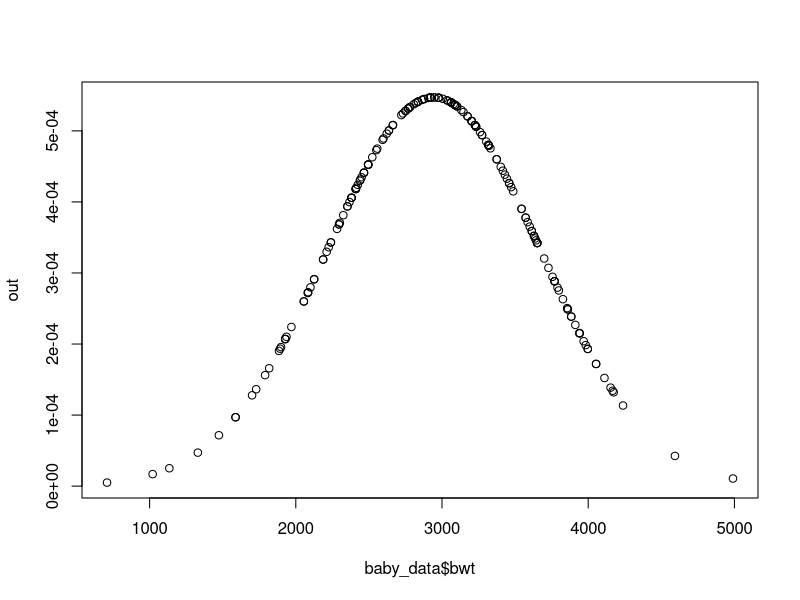

This chart was generated by the following R code:
# Author: Daniel Soden
# I declare all of this work as my own

# Importing our dataset
baby_data <- read.csv("project_data_2025.csv")
# Defining a sample vector
x <- rnorm(100)


# Question 1: Hypothesis baby weight test:

# Calculating variables 
q1_mean <- mean(baby_data$bwt) # Actual mean
print(q1_mean) 
q1_sd <- sd(baby_data$bwt) # Actual standard deviation
print(q1_sd)
Ho <- q1_mean > 3000 # Null hypothesis
Ha <- q1_mean == 3000 # Alternate hypothesis

# Test output:
t.test(x,mu = q1_mean,alternative = 'greater')

# Plot for demonstration:

# creating a sequence of values 
# between -15 to 15 with a difference of 0.1

out = dnorm(baby_data$bwt, q1_mean, q1_sd)
png(file="normDistroq1.png")
plot(baby_data$bwt, out)
dev.off()

